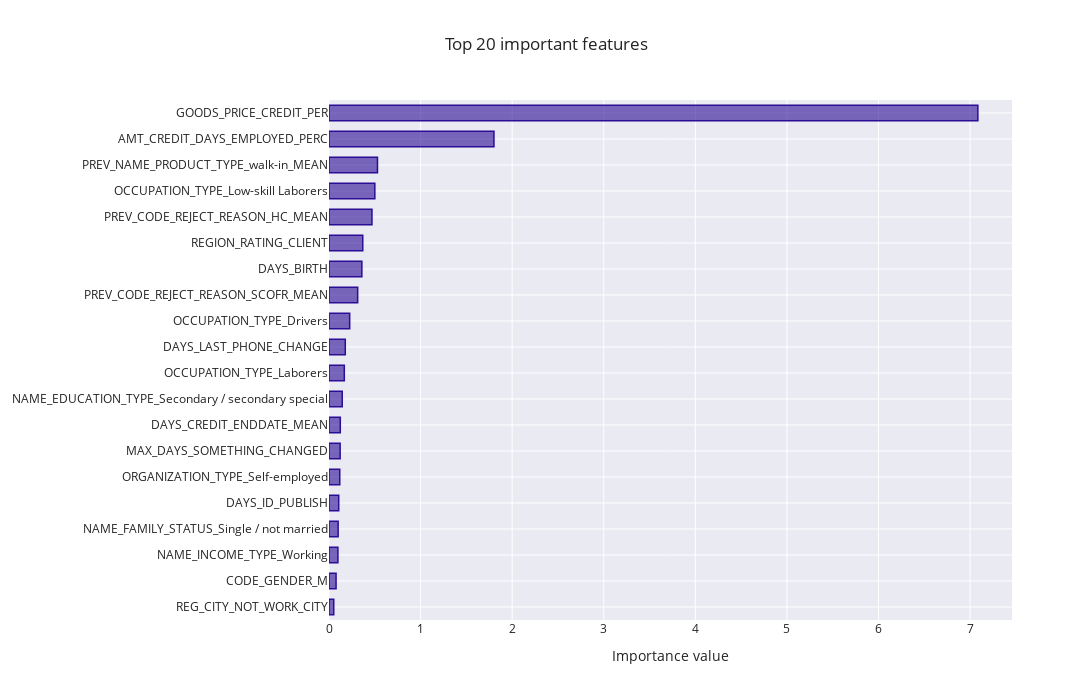

Here is the notebook cell this chart was saved with:
### Code cell
# Feautres importance for model
feature_importance_plot(pipe_over[-1].coef_[0],
                        train,
                        (LOG,run,'Modele/[Over]/')
                       )

### Figure 1 — Plotly figure (JSON) as saved in the notebook; plotly's stock layout.template omitted (floating-point values rounded to 4 significant figures)
{"data": [{"marker": {"color": "rgba(43, 13, 150, 0.6)", "line": {"color": "rgba(43, 13, 150, 1.0)", "width": 1.5}}, "orientation": "h", "type": "bar", "x": [0.05191, 0.07707, 0.09721, 0.09982, 0.1062, 0.1174, 0.1215, 0.1233, 0.1445, 0.1671, 0.1778, 0.2258, 0.3129, 0.3586, 0.3687, 0.469, 0.5003, 0.5292, 1.801, 7.084], "y": ["REG_CITY_NOT_WORK_CITY", "CODE_GENDER_M", "NAME_INCOME_TYPE_Working", "NAME_FAMILY_STATUS_Single / not married", "DAYS_ID_PUBLISH", "ORGANIZATION_TYPE_Self-employed", "MAX_DAYS_SOMETHING_CHANGED", "DAYS_CREDIT_ENDDATE_MEAN", "NAME_EDUCATION_TYPE_Secondary / secondary special", "OCCUPATION_TYPE_Laborers", "DAYS_LAST_PHONE_CHANGE", "OCCUPATION_TYPE_Drivers", "PREV_CODE_REJECT_REASON_SCOFR_MEAN", "DAYS_BIRTH", "REGION_RATING_CLIENT", "PREV_CODE_REJECT_REASON_HC_MEAN", "OCCUPATION_TYPE_Low-skill Laborers", "PREV_NAME_PRODUCT_TYPE_walk-in_MEAN", "AMT_CREDIT_DAYS_EMPLOYED_PERC", "GOODS_PRICE_CREDIT_PER"]}], "layout": {"autosize": false, "bargap": 0.4, "height": 700, "title": {"text": "Top 20 important features"}, "width": 1300, "xaxis": {"autorange": true, "range": [0, 7.457], "title": {"text": "Importance value"}, "type": "linear"}, "yaxis": {"automargin": true, "autorange": true, "range": [-0.5, 19.5], "type": "category"}}}
